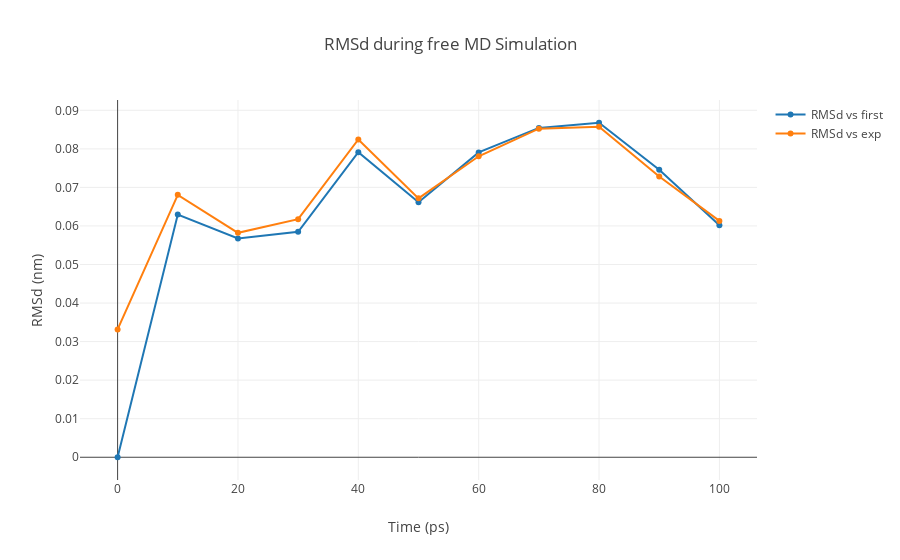

The notebook cell this image was saved under:
### Code cell
import plotly
import plotly.graph_objs as go

# Read RMS vs first snapshot data from file 
with open(output_rms_first,'r') as rms_first_file:
    x,y = map(
        list,
        zip(*[
            (float(line.split()[0]),float(line.split()[1]))
            for line in rms_first_file 
            if not line.startswith(("#","@")) 
        ])
    )

# Read RMS vs experimental structure data from file 
with open(output_rms_exp,'r') as rms_exp_file:
    x2,y2 = map(
        list,
        zip(*[
            (float(line.split()[0]),float(line.split()[1]))
            for line in rms_exp_file
            if not line.startswith(("#","@")) 
        ])
    )
    
trace1 = go.Scatter(
    x = x,
    y = y,
    name = 'RMSd vs first'
)

trace2 = go.Scatter(
    x = x,
    y = y2,
    name = 'RMSd vs exp'
)

data = [trace1, trace2]

plotly.offline.init_notebook_mode(connected=True)

plotly.offline.iplot({
    "data": data,
    "layout": go.Layout(title="RMSd during free MD Simulation",
                        xaxis=dict(title = "Time (ps)"),
                        yaxis=dict(title = "RMSd (nm)")
                       )
})

### Figure 1 — Plotly figure (JSON) as saved in the notebook; plotly's stock layout.template omitted (floating-point values rounded to 4 significant figures)
{"data": [{"name": "RMSd vs first", "type": "scatter", "uid": "48c2de19-522a-457b-ac9e-090d67b90473", "x": [0, 10, 20, 30, 40, 50, 60, 70, 80, 90, 100], "y": [0, 0.06296, 0.05675, 0.05848, 0.07913, 0.06616, 0.07907, 0.08543, 0.08677, 0.07458, 0.0602]}, {"name": "RMSd vs exp", "type": "scatter", "uid": "d4e8219a-b4de-42b0-95df-36b85b01ebf9", "x": [0, 10, 20, 30, 40, 50, 60, 70, 80, 90, 100], "y": [0.03315, 0.06807, 0.05822, 0.06176, 0.08245, 0.06716, 0.07808, 0.08524, 0.08575, 0.07284, 0.06132]}], "layout": {"title": {"text": "RMSd during free MD Simulation"}, "xaxis": {"title": {"text": "Time (ps)"}}, "yaxis": {"title": {"text": "RMSd (nm)"}}}}
